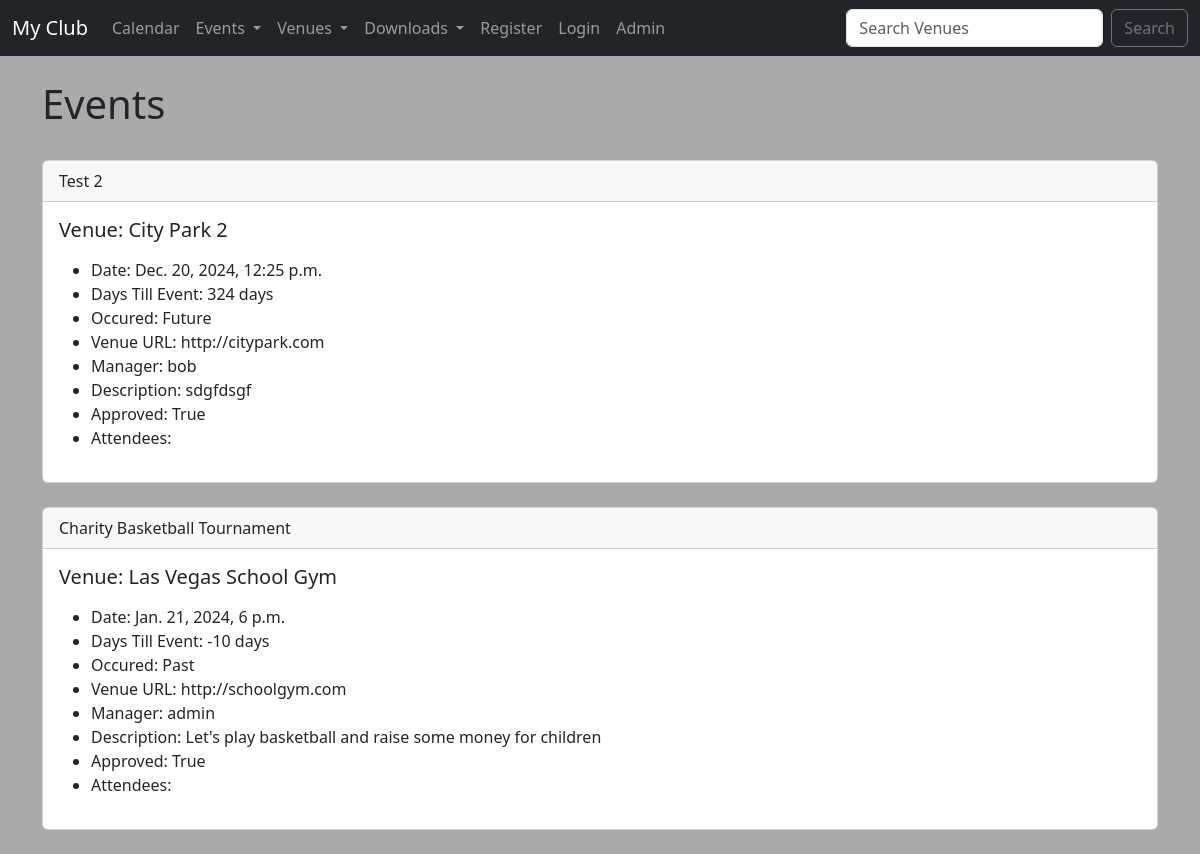
The app's page /events/, older data.
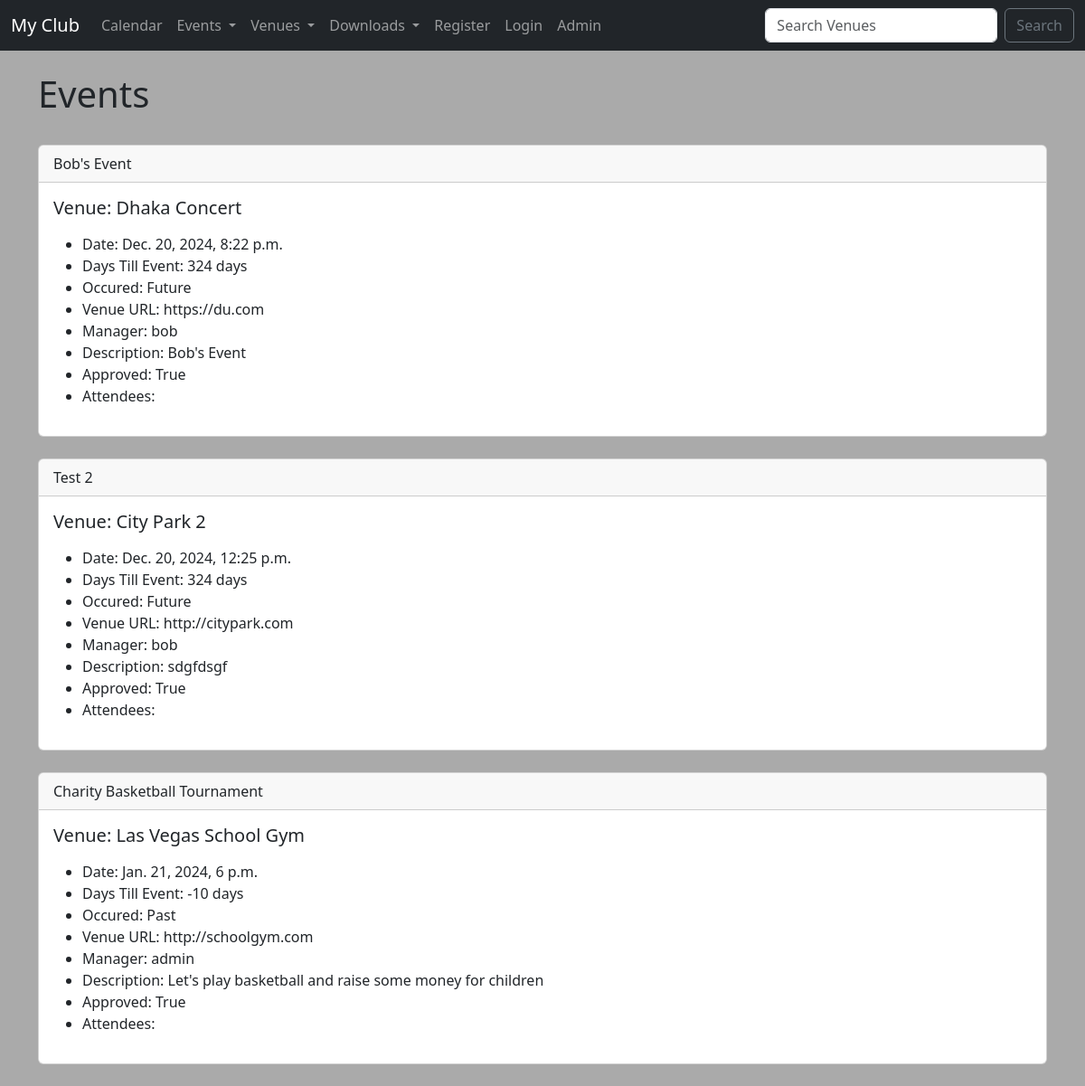
The same page, newer data.
### events/models.py (models this page shows)
class Event(models.Model):
    name = models.CharField(max_length=120)
    event_date = models.DateTimeField()
    venue = models.ForeignKey(Venue, blank=True, null=True, on_delete=models.CASCADE)
    manager = models.ForeignKey(User, blank=True, null=True, on_delete=models.SET_NULL)
    description = models.TextField(blank=True)
    attendees = models.ManyToManyField(MyClubUser, blank=True)
    approved = models.BooleanField(default=False)
    def __str__(self):
        return self.name
    @property
    def Days_till(self):
        today = date.today()
        days_till = self.event_date.date() - today
        days_till_stripped = str(days_till).split(",", 1)[0]
        return days_till_stripped
    @property
    def Is_Past(self):
        today = date.today()
        if self.event_date.date() < today:
            thing = "Past"
        else:
            thing = "Future"
        return thing

class Venue(models.Model):
    name = models.CharField(max_length=120)
    address = models.CharField(max_length=300)
    zip_code = models.CharField(max_length=15)
    phone = models.CharField(max_length=25, blank=True)
    web = models.URLField(blank=True)
    email_address = models.EmailField(blank=True)
    owner = models.IntegerField(blank=False, default=1)
    venue_image = models.ImageField(null=True, blank=True, upload_to="images/")
    def __str__(self):
        return self.name

### events/views.py (the view)
# urls.py: path('events/', views.all_events, name="list-events"),
def all_events(request):
    event_list = Event.objects.all().order_by('-event_date', 'name')
    context = {
        "event_list" : event_list,
    }
    return render(request, 'event_list.html', context)

### events/templates/event_list.html (shortened to what this page needs)
{% extends 'base.html' %}
{% block content %}
<h1>Events</h1>
<br>
{% for event in event_list %}
{% if event.approved %}
<div class="card">
    <div class="card-header">
        {{ event }}
    </div>
    <div class="card-body">
      <h5 class="card-title">Venue: {{ event.venue }}</h5>
      <p class="card-text">
        <ul>
            <li>Date: {{ event.event_date }}</li>
            <li>Days Till Event: {{ event.Days_till }}</li>
            <li>Occured: {{ event.Is_Past }}</li>
            <li>Venue URL: {{ event.venue.web }}</li>
            <li>Manager: {{ event.manager }}</li>
            <li>Description: {{ event.description }}</li>
            <li>Approved: {{ event.approved }}</li>
            <li>Attendees:<br>
            </li>
        </ul>
      </p>
    </div>
</div>
<br>
{% endif %}
{% endfor %}
{% endblock %}

Row changes from the older to the newer data that the page shows:
now on this page (row edited): Event: name "Bob's Event", venue "Dhaka Concert", event_date "Dec. 20, 2024, 8:22 p.m.", Days_till "324 days", Is_Past "Future", venue.web "https://du.com", manager "bob", description "Bob's Event", approved "True"
